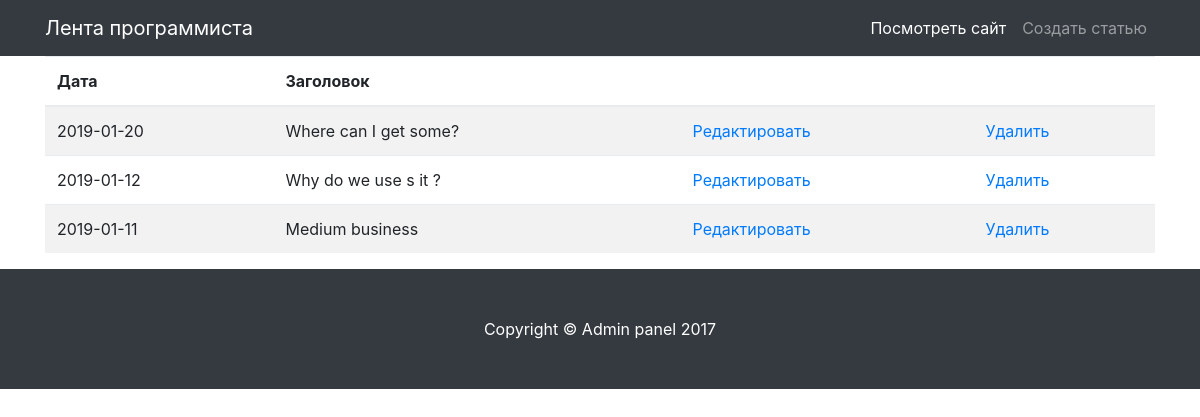
The app's page /admin/index.php with its own data.
### tables this page shows
CREATE TABLE `articles` (
  `id` int(10) UNSIGNED NOT NULL,
  `title` varchar(255) NOT NULL,
  `date` date NOT NULL,
  `content` text NOT NULL,
  `category` varchar(255) NOT NULL,
  `link` varchar(255) NOT NULL
);

### models/articles.php (called while the page is built, shortened)
<?
    function articles_all($link){
        $query = "SELECT * FROM articles ORDER BY id DESC";
        $result = mysqli_query($link, $query);
        $n = mysqli_num_rows($result);
        $articles = array();
        for ($i = 0; $i < $n; $i++)
        {
            $row = mysqli_fetch_assoc($result);
            $articles[] = $row;
        }
        return $articles;
    }
    function articles_intro($text, $len = 500)
    {
        return mb_substr($text, 0, $len);
    }
?>

### views/articles_admin.php (the view)
<?php include "../admin/admin_header.php" ?>
        <div class="container">
            <table id="admin_table" class="table table-striped table-responsive">
                <thead>
                <tr>
                    <th>Дата</th>
                    <th>Заголовок</th>
                    <th></th>
                    <th></th>
                </tr>
                  </thead>
                <?php foreach($articles as $article): ?>
                    <tr>
                        <td><?=$article['date']?></td>
                        <td><?=articles_intro($article['title'], 80)?></td>
                        <td>
                            <a href="index.php?action=edit&id=<?=$article['id']?>">Редактировать</a>
                        </td>
                        <td>
                            <a href="index.php?action=delete&id=<?=$article['id']?>">Удалить</a>
                        </td>
                    </tr>
                <?php endforeach ?>
            </table>
            </div>
<?php include "../admin/admin_footer.php" ?>

### assets/css/blog-post.css (style rules this page uses)
body { padding-top: 54px; }
@media (min-width: 992px) { body { padding-top: 56px; } }

### records on screen
articles: date "2019-01-20", title "Where can I get some?"
articles: date "2019-01-12", title "Why do we use s it ?"
articles: date "2019-01-11", title "Medium business"
